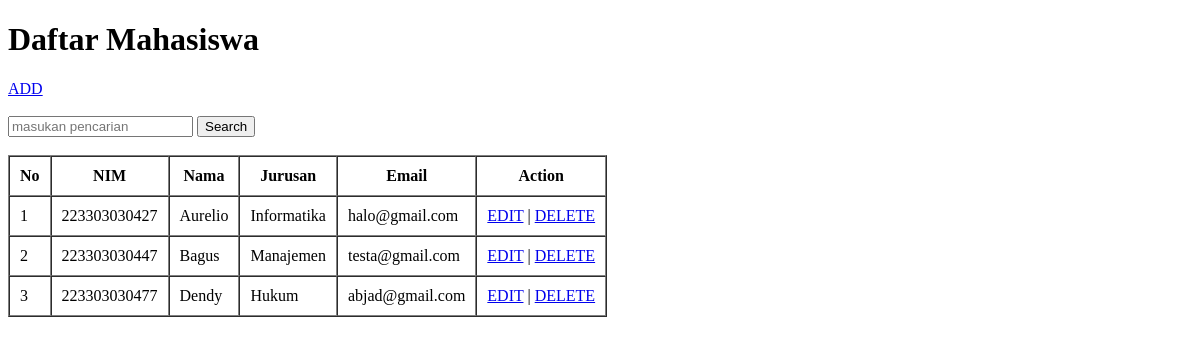
Before: /dasar/pertemuan-7/index.php with the older database file.
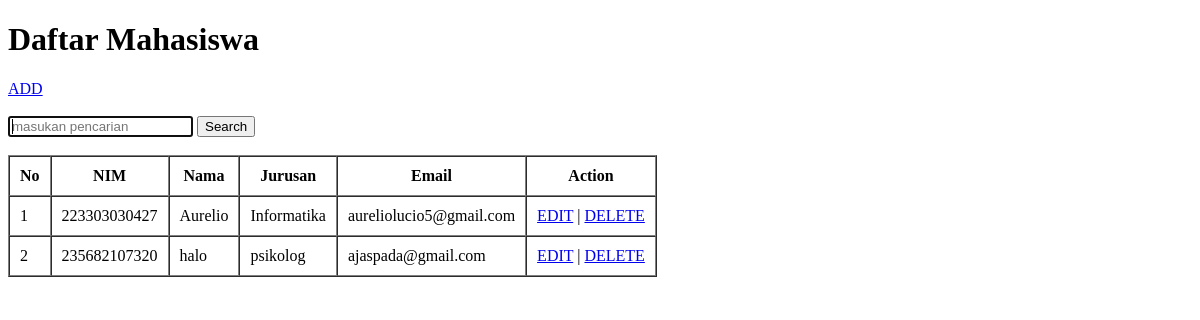
After: the same page with the newer database file.
### tables this page shows
CREATE TABLE `mahasiswa` (
  `id` int(11) NOT NULL,
  `nim` char(255) NOT NULL,
  `nama` varchar(255) NOT NULL,
  `jurusan` varchar(255) NOT NULL,
  `email` varchar(255) NOT NULL
);

### dasar/pertemuan-7/functions.php (called while the page is built, shortened)
<?php
$conn = mysqli_connect(
  "localhost",
  "root",
  "",
  "belajar_php"
);
function query($query)
{
  global $conn;
  $result = mysqli_query($conn, $query);
  $rows = [];
  while ($row = mysqli_fetch_assoc($result)) {
    $rows[] = $row;
  }
  return $rows;
}

### dasar/pertemuan-7/index.php (the view, shortened to what this page needs)
<?php
require 'functions.php';
$mahasiswa = query("SELECT * FROM mahasiswa");
?>
<!DOCTYPE html>
<html lang="en">
<head>
</head>
<body>
  <h1>Daftar Mahasiswa</h1>
  <a href="crud/create.php">ADD</a>
  <br><br>
  <form action="" method="post">
    <input type="text" name="keyword" placeholder="masukan pencarian" autocomplete="off" autofocus>
    <button type="submit" name="cari">Search</button>
  </form>
  <br>
  <table border="1" cellpadding="10" cellspacing="0">
    <tr>
      <th>No</th>
      <th>NIM</th>
      <th>Nama</th>
      <th>Jurusan</th>
      <th>Email</th>
      <th>Action</th>
    </tr>
    <?php $i = 1 ?>
    <?php foreach ($mahasiswa as $row) : ?>
      <tr>
        <td><?php echo $i ?></td>
        <td><?php echo $row["nim"] ?></td>
        <td><?php echo $row["nama"] ?></td>
        <td><?php echo $row["jurusan"] ?></td>
        <td><?php echo $row["email"] ?></td>
        <td>
          <a href="crud/update.php?id=<?php echo $row["id"]; ?>">EDIT</a> |
          <a href="crud/delete.php?id=<?php echo $row["id"]; ?>">DELETE</a>
        </td>
      </tr>
      <?php $i++ ?>
    <?php endforeach ?>
  </table>
</body>
</html>

Changed rows visible on the page:
removed mahasiswa: nim "223303030477", nama "Dendy", jurusan "Hukum", email "abjad@gmail.com"
changed mahasiswa "Aurelio": email "halo@gmail.com" → "aureliolucio5@gmail.com"
changed mahasiswa: nim "223303030447" → "235682107320"; nama "Bagus" → "halo"; jurusan "Manajemen" → "psikolog"; email "testa@gmail.com" → "ajaspada@gmail.com"
